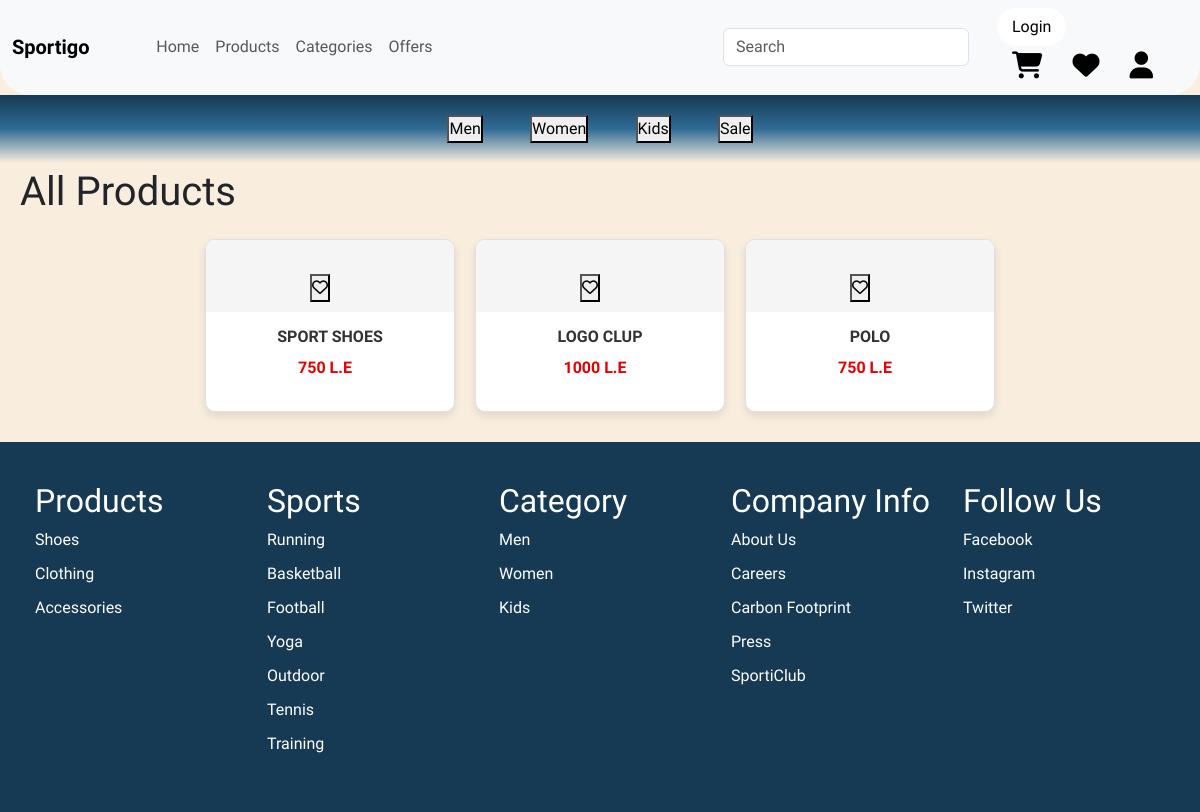
Before: /all-products.php with the older database file.
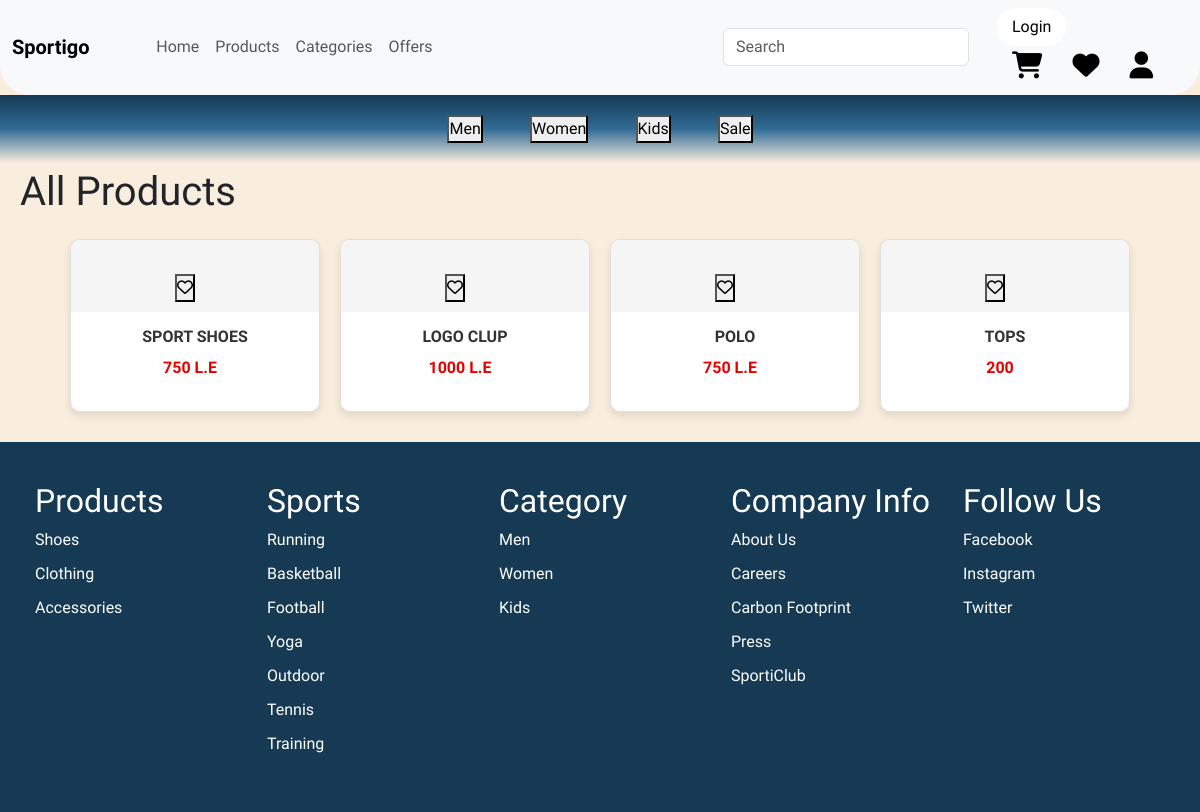
After: the same page with the newer database file.
### tables this page shows
CREATE TABLE `products` (
  `product_id` int(11) NOT NULL,
  `product_name` varchar(255) NOT NULL,
  `product_price` varchar(255) NOT NULL,
  `product_photo` longtext NOT NULL,
  `on_sale` int(11) NOT NULL DEFAULT 0,
  `sub_id` int(11) NOT NULL
);

### all-products.php (the view, shortened to what this page needs)
<?php
include("nav.php");
$user_id = $_SESSION['user_id'];
function renderProductCard($data, $user_id, $connect) {
    $check_wishlist = "SELECT * FROM wishlist WHERE user_id = ? AND product_id = ?";
    $stmt = $connect->prepare($check_wishlist);
    $stmt->bind_param("ii", $user_id, $data['product_id']);
    $stmt->execute();
    $result = $stmt->get_result();
    $is_wishlisted = mysqli_num_rows($result) > 0;
    echo '<div class="product-card">';
    echo '<div class="image-container">';
    echo '<form method="POST">';
    if (!$is_wishlisted) {
        echo '<button type="submit" name="wishlist"><i class="fa-regular fa-heart"></i></button>';
    } else {
        echo '<span class="like-icon"><i class="fa-solid fa-heart" style="color: #db180a;"></i></span>';
    }
    echo '</form>';
    echo '</div>';
    echo '<div class="product-info"><h3>' . $data['product_name'] . '</h3>';
    echo '<p class="price"><span class="current-price">' . $data['product_price'] . '</span></p></div>';
    echo '</div>';
}
if (isset($_POST['men'])) {
    $select_men = "SELECT * FROM `products`
    JOIN `sub_category` ON `sub_category`.`sub_id`=`products`.`sub_id`
    JOIN `category` ON `category`.`cat_id`=`sub_category`.`cat_id`
    WHERE `category`.`cat_name`='men'";
    $RunSelect_men = mysqli_query($connect, $select_men);
} elseif (isset($_POST['women'])) {
    $select_women = "SELECT * FROM `products`
    JOIN `sub_category` ON `sub_category`.`sub_id`=`products`.`sub_id`
    JOIN `category` ON `category`.`cat_id`=`sub_category`.`cat_id`
    WHERE `category`.`cat_name`='women'";
    $RunSelect_women = mysqli_query($connect, $select_women);
} elseif (isset($_POST['kids'])) {
    $select_kids = "SELECT * FROM `products`
    JOIN `sub_category` ON `sub_category`.`sub_id`=`products`.`sub_id`
    JOIN `category` ON `category`.`cat_id`=`sub_category`.`cat_id`
    WHERE `category`.`cat_name`='kids'";
    $RunSelect_kids = mysqli_query($connect, $select_kids);
} elseif (isset($_POST['sale'])) {
    $select_offer = "SELECT * FROM `products` WHERE `on_sale` = 1";
    $RunSelect_offer = mysqli_query($connect, $select_offer);
} else {
    $select = "SELECT * FROM `products`";
    $RunSelect = mysqli_query($connect, $select);
}
?>
<!DOCTYPE html>
<html lang="en">
<head>
    <link rel="stylesheet" href="https://cdnjs.cloudflare.com/ajax/libs/font-awesome/6.6.0/css/all.min.css" />
    <link href="https://cdn.jsdelivr.net/npm/bootstrap@5.3.3/dist/css/bootstrap.min.css" rel="stylesheet">
    <link rel="stylesheet" href="css/all-products.css">
</head>
<body>
    <header>
        <form method="POST">
            <button type="submit" name="men">Men</button>
            <button type="submit" name="women">Women</button>
            <button type="submit" name="kids">Kids</button>
            <button type="submit" name="sale">Sale</button>
        </form>
    </header>
    <div class="title">
        <h1>All Products</h1>
    </div>
    <div class="container">
        <?php
        if (isset($RunSelect_men)) {
            foreach ($RunSelect_men as $data) {
                renderProductCard($data, $user_id, $connect);
            }
        } elseif (isset($RunSelect_women)) {
            foreach ($RunSelect_women as $data) {
                renderProductCard($data, $user_id, $connect);
            }
        } elseif (isset($RunSelect_kids)) {
            foreach ($RunSelect_kids as $data) {
                renderProductCard($data, $user_id, $connect);
            }
        } elseif (!isset($RunSelect_offer)) {
            foreach ($RunSelect as $data) {
                renderProductCard($data, $user_id, $connect);
            }
        }
        ?>
    </div>
    <footer>
        <div class="footer-container">
            <div class="footer-column">
                <h2>Products</h2>
                <ul>
                    <li><a href="#">Shoes</a></li>
                    <li><a href="#">Clothing</a></li>
                    <li><a href="#">Accessories</a></li>
                </ul>
            </div>
            <div class="footer-column">
                <h2>Sports</h2>
                <ul>
                    <li><a href="#">Running</a></li>
                    <li><a href="#">Basketball</a></li>
                    <li><a href="#">Football</a></li>
                    <li><a href="#">Yoga</a></li>
                    <li><a href="#">Outdoor</a></li>
                    <li><a href="#">Tennis</a></li>
                    <li><a href="#">Training</a></li>
                </ul>
            </div>
            <div class="footer-column">
                <h2>Category</h2>
                <ul>
                    <li><a href="#">Men</a></li>
                    <li><a href="#">Women</a></li>
                    <li><a href="#">Kids</a></li>
                </ul>
            </div>
            <div class="footer-column">
                <h2>Company Info</h2>
                <ul>
                    <li><a href="#">About Us</a></li>
                    <li><a href="#">Careers</a></li>
                    <li><a href="#">Carbon Footprint</a></li>
                    <li><a href="#">Press</a></li>
                    <li><a href="#">SportiClub</a></li>
                </ul>
            </div>
            <div class="footer-column">
                <h2>Follow Us</h2>
                <ul>
                    <li><a href="#">Facebook</a></li>
                    <li><a href="#">Instagram</a></li>
                    <li><a href="#">Twitter</a></li>
                </ul>
            </div>
        </div>
    </footer>
</body>
</html>

### nav.php (shortened to what this page needs)
<!DOCTYPE html>
<html lang="en">
<head>
    <link rel="stylesheet" href="https://cdnjs.cloudflare.com/ajax/libs/font-awesome/6.6.0/css/all.min.css"
 />
    <link href="https://cdn.jsdelivr.net/npm/bootstrap@5.3.3/dist/css/bootstrap.min.css" rel="stylesheet"
>
    <link rel="stylesheet" href="css/nav.css">
</head>
<body>
<nav class="navbar navbar-expand-lg navbar-light bg-light">
        <div class="container-fluid">
            <a class="navbar-brand" href="Homee.php">Sportigo</a>
            <div class="collapse navbar-collapse" id="navbarNavAltMarkup">
                <div class="navbar-nav">
                    <a class="nav-link" aria-current="page" href="Homee.php">Home</a>
                    <a class="nav-link" href="all-products.php">Products</a>
                    <a class="nav-link" href="#category">Categories</a>
                    <a class="nav-link" href="#offer">Offers</a>
                </div>
            </div>
            <form method="POST" class="d-flex" id="searchForm" onsubmit="search(); return false;">
                <input class="form-control me-2" onkeyup="search()" type="search" placeholder="Search" name="text" aria-label="Search"
                    id="searchInput">
            </form>
            <form method="POST">
            <?php if (empty($_SESSION) || !isset($_SESSION['user_id'])) { ?>
                <a href="login and sign up.php">
                    <button type="button" class="btn-login">
            Login
        </button>
                    </a>
<?php } else { ?>
    <button class="btn-login "name="logout">
        Logout
    </button>
<?php } ?>
            <div class="icons collapse navbar-collapse" id="navbarNavAltMarkup">
                <a href="cart.php">
                    <i class="fa-solid fa-cart-shopping"></i>
                </a>
                <a href="wishlist.php">
                    <i class="fa-solid fa-heart"></i>
                </a>
                <a href="profile.php">
                    <i class="fa-solid fa-user"></i>
                </a>
            </div>
        </div>
    </nav>
</body>
</html>

### css/nav.css (style rules this page uses)
* { padding: 0; margin: 0; box-sizing: border-box; }
.navbar { background-color: var(--color1) !important; padding: 10px 20px; border: none; border-radius: 0px 0px 30px 30px; position: sticky; top: 0; z-index: 5; }
.navbar-brand { font-size: 30px; font-weight: 600; margin-right: 5% !important; }
.nav-link { font-size: 20px; font-weight: 500; color: #000; }
form { margin-right: 20px; }
.form-control { border: none; border-radius: 25px; }
.container-fluid .icons a { font-size: 27px; color: #000; text-decoration: none; padding-inline: 15px; transition: all 0.1s ease-in 0s; }
.container-fluid .btn-login { background-color: #fff; border: none; border-radius: 20px; padding: 7px 15px; margin-right: 40px; transition: all 0.2s ease-in 0s; color: #000; font-size: 16px; font-weight: 500; }

### css/all-products.css (style rules this page uses)
* { margin: 0; padding: 0; box-sizing: border-box; }
:root { --color1: #163a54; --color2: #f9edde; --color3: #e0cdb5; --color4: #10362b; --color5: #7d9e8e; --color6: #bcd4cc; --color7: #89a072; --color8: #306b95; }
html { scroll-behavior: smooth; }
body { width: 100%; font-family: "Ubuntu", sans-serif; background-color: var(--color2); }
header { background-image: linear-gradient(to bottom, var(--color1), var(--color8), var(--color2)); padding: 20px 10px; display: flex; justify-content: center; align-items: center; gap: 4%; }
.title { width: 100%; padding: 5px 20px; }
.container { width: 100%; padding: 10px 10px; display: flex; justify-content: center; align-items: center; gap: 20px; flex-wrap: wrap; }
.product-card { width: 250px; border: 1px solid #e0e0e0; border-radius: 10px; overflow: hidden; background-color: #fff; box-shadow: 0 4px 8px rgba(0, 0, 0, 0.1); text-align: center; }
.image-container { position: relative; width: 100%; padding: 10px; background-color: #f5f5f5; }
.product-info { padding: 15px; }
.product-info h3 { font-size: 16px; font-weight: 600; color: #333; margin-bottom: 10px; }
.price { font-size: 14px; color: #999; }
.current-price { color: #e60000; font-size: 16px; font-weight: bold; margin-right: 10px; }
footer { background-color: var(--color1); color: #fff; padding: 40px 20px; margin-top: 20px; }
.footer-container { display: flex; justify-content: space-between; flex-wrap: wrap; }
.footer-column { flex: 1; min-width: 150px; margin: 0 15px; }
.footer-column ul { list-style: none; padding: 0; }
.footer-column ul li { margin-bottom: 10px; }
.footer-column ul li a { text-decoration: none; color: #fff; }

Changed rows visible on the page:
added products: product_name "TOPS", product_price "200"
